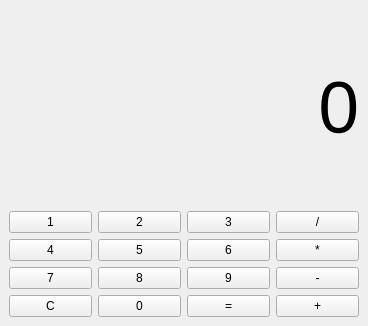
<?xml version="1.0" encoding="UTF-8"?>
<ui version="4.0">
 <class>Window</class>
 <widget class="QMainWindow" name="Window">
  <property name="geometry">
   <rect>
    <x>0</x>
    <y>0</y>
    <width>368</width>
    <height>326</height>
   </rect>
  </property>
  <property name="windowTitle">
   <string>Calculator</string>
  </property>
  <widget class="QWidget" name="centralwidget">
   <property name="maximumSize">
    <size>
     <width>508</width>
     <height>498</height>
    </size>
   </property>
   <layout class="QVBoxLayout" name="verticalLayout">
    <item>
     <widget class="QLabel" name="display">
      <property name="font">
       <font>
        <pointsize>55</pointsize>
       </font>
      </property>
      <property name="layoutDirection">
       <enum>Qt::LeftToRight</enum>
      </property>
      <property name="text">
       <string>0</string>
      </property>
      <property name="alignment">
       <set>Qt::AlignRight|Qt::AlignTrailing|Qt::AlignVCenter</set>
      </property>
      <property name="margin">
       <number>10</number>
      </property>
     </widget>
    </item>
    <item>
     <layout class="QGridLayout" name="keyboard">
      <item row="2" column="0">
       <widget class="QPushButton" name="button_4">
        <property name="text">
         <string>4</string>
        </property>
       </widget>
      </item>
      <item row="3" column="0">
       <widget class="QPushButton" name="button_7">
        <property name="text">
         <string>7</string>
        </property>
       </widget>
      </item>
      <item row="1" column="1">
       <widget class="QPushButton" name="button_2">
        <property name="text">
         <string>2</string>
        </property>
       </widget>
      </item>
      <item row="1" column="2">
       <widget class="QPushButton" name="button_3">
        <property name="text">
         <string>3</string>
        </property>
       </widget>
      </item>
      <item row="2" column="1">
       <widget class="QPushButton" name="button_5">
        <property name="text">
         <string>5</string>
        </property>
       </widget>
      </item>
      <item row="3" column="2">
       <widget class="QPushButton" name="button_9">
        <property name="text">
         <string>9</string>
        </property>
       </widget>
      </item>
      <item row="3" column="1">
       <widget class="QPushButton" name="button_8">
        <property name="text">
         <string>8</string>
        </property>
       </widget>
      </item>
      <item row="1" column="0">
       <widget class="QPushButton" name="button_1">
        <property name="text">
         <string>1</string>
        </property>
       </widget>
      </item>
      <item row="4" column="1">
       <widget class="QPushButton" name="button_0">
        <property name="text">
         <string>0</string>
        </property>
       </widget>
      </item>
      <item row="2" column="2">
       <widget class="QPushButton" name="button_6">
        <property name="text">
         <string>6</string>
        </property>
       </widget>
      </item>
      <item row="4" column="3">
       <widget class="QPushButton" name="button_plus">
        <property name="text">
         <string>+</string>
        </property>
       </widget>
      </item>
      <item row="3" column="3">
       <widget class="QPushButton" name="button_minus">
        <property name="text">
         <string>-</string>
        </property>
       </widget>
      </item>
      <item row="2" column="3">
       <widget class="QPushButton" name="button_mul">
        <property name="text">
         <string>*</string>
        </property>
       </widget>
      </item>
      <item row="1" column="3">
       <widget class="QPushButton" name="button_div">
        <property name="text">
         <string>/</string>
        </property>
       </widget>
      </item>
      <item row="4" column="2">
       <widget class="QPushButton" name="button_eq">
        <property name="text">
         <string>=</string>
        </property>
       </widget>
      </item>
      <item row="4" column="0">
       <widget class="QPushButton" name="button_clear">
        <property name="text">
         <string>C</string>
        </property>
       </widget>
      </item>
     </layout>
    </item>
   </layout>
  </widget>
 </widget>
 <resources/>
 <connections/>
</ui>
